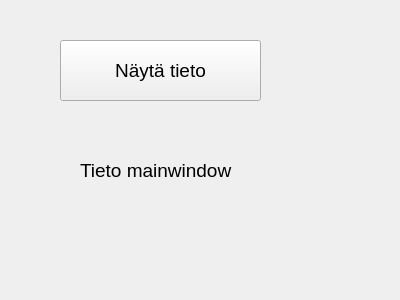
<?xml version="1.0" encoding="UTF-8"?>
<ui version="4.0">
 <class>ThirdForm</class>
 <widget class="QWidget" name="ThirdForm">
  <property name="geometry">
   <rect>
    <x>0</x>
    <y>0</y>
    <width>400</width>
    <height>300</height>
   </rect>
  </property>
  <property name="windowTitle">
   <string>Form</string>
  </property>
  <widget class="QLabel" name="labelInfo">
   <property name="geometry">
    <rect>
     <x>80</x>
     <y>110</y>
     <width>231</width>
     <height>121</height>
    </rect>
   </property>
   <property name="font">
    <font>
     <pointsize>14</pointsize>
    </font>
   </property>
   <property name="text">
    <string>Tieto mainwindow</string>
   </property>
  </widget>
  <widget class="QPushButton" name="btnShow">
   <property name="geometry">
    <rect>
     <x>60</x>
     <y>40</y>
     <width>201</width>
     <height>61</height>
    </rect>
   </property>
   <property name="font">
    <font>
     <pointsize>14</pointsize>
    </font>
   </property>
   <property name="text">
    <string>Näytä tieto</string>
   </property>
  </widget>
 </widget>
 <resources/>
 <connections/>
</ui>
